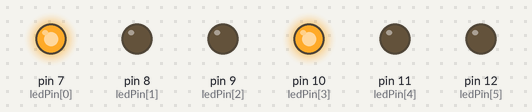
Simulated run of this sketch. Board: Arduino Uno, built with avr-gcc and run on an emulated ATmega328P. Shown: output pins drawn as LEDs (lit = HIGH).

Above: at 0.1 s.
At 6.1 s:
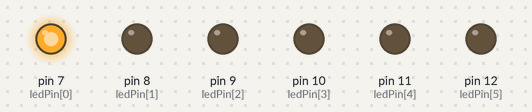
At 9.1 s:
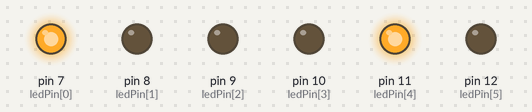
At 15.1 s:
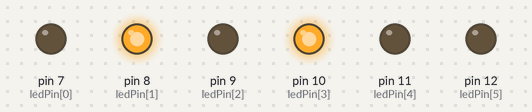
At 22.1 s:
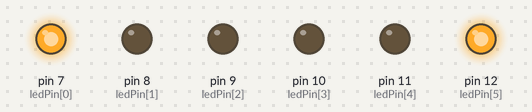
At 32.1 s:
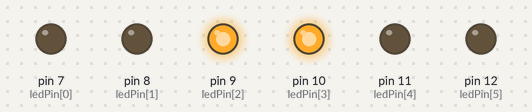
Timing chart, 0 to 40.0 s (numbered marks = the images above):
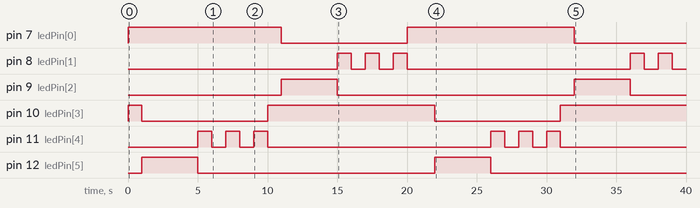

The sketch:

semafor.ino
```cpp
/**********************************************************************************
**                                                                               **
**                              CRUÏLLA_DE_SEMÀFORS                              **
**                                                                               **
**                                                                               **
**********************************************************************************/

//********** Includes *************************************************************

//********** Variables ************************************************************
const int ledPin[]={7,8,9,10,11,12};               //definir noms pels pins de sortida
int ledNum=6;                                      //definir variable de numero de Leds
int intermitencia=4;
unsigned long temps1=1000;                             //zona temporal 1
unsigned long temps2=4000;                             //zona temporal 2
unsigned long temps3=5000;                            //zona temporal 3


//********** Setup ****************************************************************

  void setup() {
  Serial.begin(9600);                               //definir velocitat
  for(int i = 0; i < ledNum; i++){                  // definir sortides

  pinMode(ledPin[i], OUTPUT);
  }
  for(int j = 0; j < ledNum ; j++){                 // posar leds a 0

  digitalWrite(ledPin[j], 0);
  }
}

//********** Loop *****************************************************************
void loop()
{
  //primera sequencia

  digitalWrite(7,1);     //A VERMELL
  digitalWrite(8,0);     //A AMBAR
  digitalWrite(9,0);     //A VERD

  digitalWrite(10,1);    //B VERMELL
  digitalWrite(11,0);    //B AMBAR
  digitalWrite(12,0);    //B VERD

  delay(temps1);

  //segona sequencia

  digitalWrite(7,1);     //A VERMELL
  digitalWrite(8,0);     //A AMBAR
  digitalWrite(9,0);     //A VERD

  digitalWrite(10,0);    //B VERMELL
  digitalWrite(11,0);    //B AMBAR
  digitalWrite(12,1);    //B VERD

  delay(temps2);

  //TERCERA sequencia

  digitalWrite(7,1);     //A VERMELL
  digitalWrite(8,0);     //A AMBAR
  digitalWrite(9,0);     //A VERD

  digitalWrite(10,0);    //B VERMELL
  digitalWrite(11,1);    //B AMBAR
  digitalWrite(12,0);    //B VERD

  delay(temps1);

  for (int a = 0; a < intermitencia ; a++)
     {
      digitalWrite(11,bitRead(a,0));    //a AMBAR
      delay (temps1);
      }


  //quarta sequencia

  digitalWrite(7,1);     //A VERMELL
  digitalWrite(8,0);     //A AMBAR
  digitalWrite(9,0);     //A VERD

  digitalWrite(10,1);    //B VERMELL
  digitalWrite(11,0);    //B AMBAR
  digitalWrite(12,0);    //B VERD

  delay(temps1);

  //cinquena sequencia

  digitalWrite(7,0);     //A VERMELL
  digitalWrite(8,0);     //A AMBAR
  digitalWrite(9,1);     //A VERD

  digitalWrite(10,1);    //B VERMELL
  digitalWrite(11,0);    //B AMBAR
  digitalWrite(12,0);    //B VERD

  delay(temps2);

  //sisena sequencia

  digitalWrite(7,0);     //A VERMELL
  digitalWrite(8,1);     //A AMBAR
  digitalWrite(9,0);     //A VERD

  digitalWrite(10,1);    //B VERMELL
  digitalWrite(11,0);    //B VERMELL
  digitalWrite(12,0);    //B VERD

  delay(temps1);

  for (int a = 0; a < intermitencia ; a++)
     {
      digitalWrite(8,bitRead(a,0));    //a AMBAR
      delay (temps1);
      }


  //setena sequencia

  digitalWrite(7,1);     //A VERMELL
  digitalWrite(8,0);     //A AMBAR
  digitalWrite(9,0);     //A VERD

  digitalWrite(10,1);    //B VERMELL
  digitalWrite(11,0);    //B AMBAR
  digitalWrite(12,0);    //B VERD

  delay(temps1);

}
```

Measured:
- by itself, pin 7 (ledPin[0]): alternates HIGH for 11.5 s and LOW for 9.0 s
- by itself, pin 8 (ledPin[1]): LOW → HIGH at 15.0 s, → LOW 1.0 s later, → HIGH 1.0 s later, → LOW 1.0 s later, … (10 changes in this stretch)
- by itself, pin 9 (ledPin[2]), pin 12 (ledPin[5]): alternates HIGH for 4.0 s and LOW for 17.0 s
- by itself, pin 10 (ledPin[3]): goes HIGH 1.0 s, LOW 9.0 s, HIGH 12.0 s, LOW 9.0 s, then HIGH
- by itself, pin 11 (ledPin[4]): LOW → HIGH at 5.0 s, → LOW 1.0 s later, → HIGH 1.0 s later, → LOW 1.0 s later, … (12 changes in this stretch)
